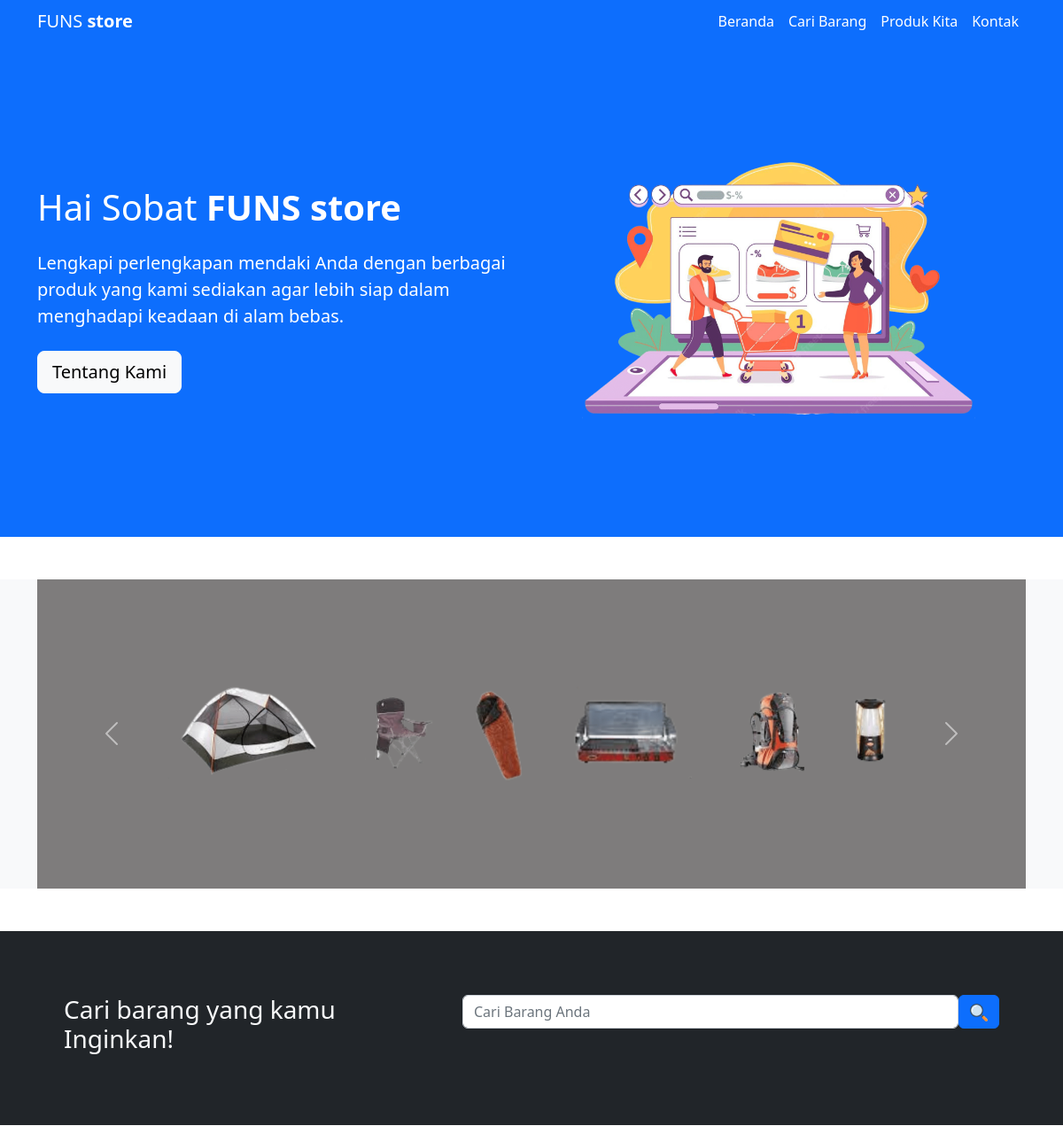
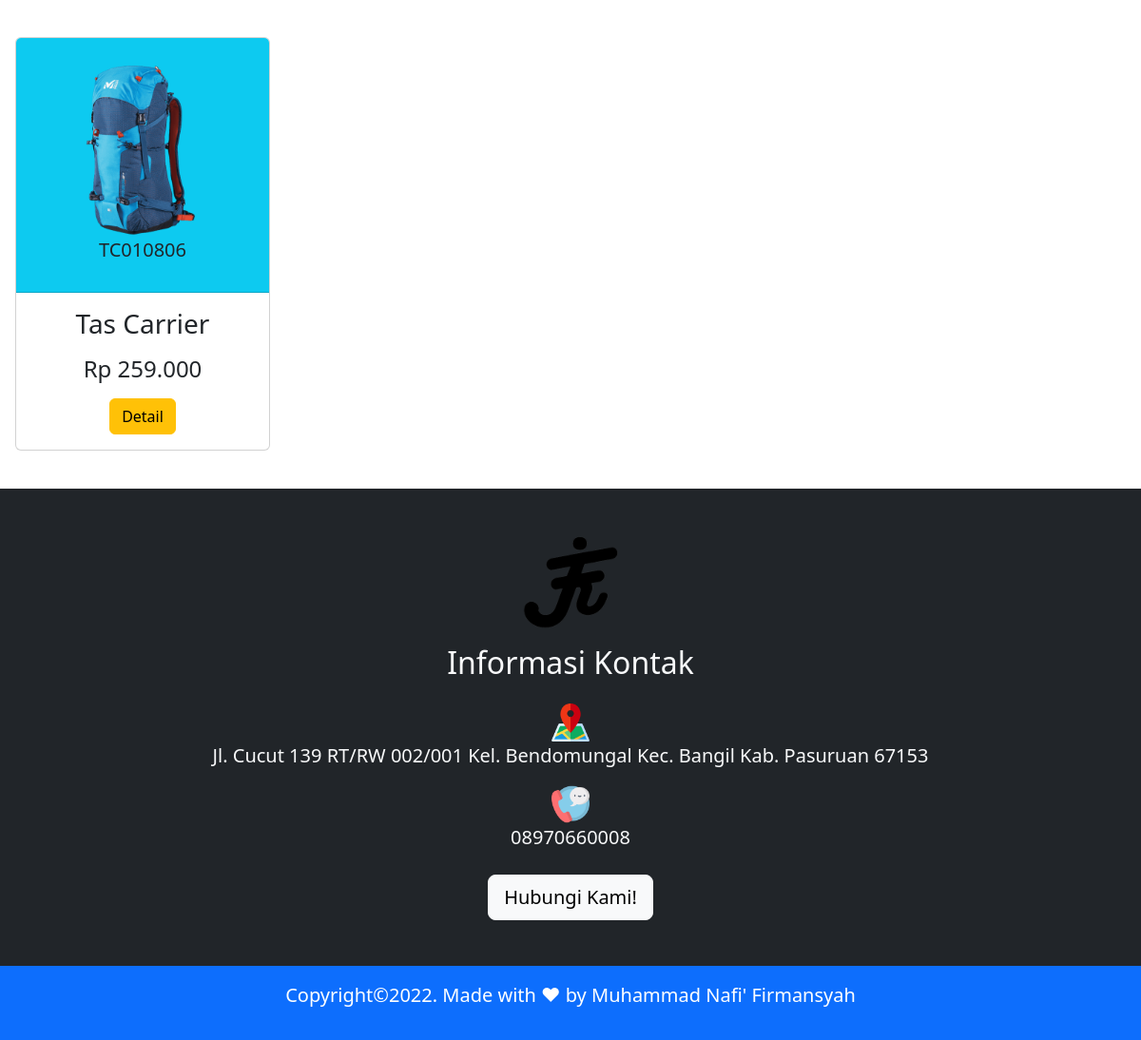
Page /beranda.php?kata_cari=Rp 259.000 on the committed database (2 pictures, top to bottom).
### tables this page shows
CREATE TABLE `produk` (
  `kode_barang` varchar(8) NOT NULL,
  `nama_barang` varchar(32) NOT NULL,
  `harga` varchar(10) NOT NULL,
  `lokasi` varchar(32) NOT NULL
);

### beranda.php (the view, shortened to what this page needs)
<!Doctype html>
<html lang="en">
  <head>
    <link rel="stylesheet" href="css/bootstrap.min.css">
  </head>
  <body>
  <nav class="navbar navbar-expand-lg bg-primary navbar-dark py-1 fixed-top">
  <div class="container">
    <a class="navbar-brand" href="beranda.php">FUNS <b>store</b></a>
    <div class="collapse navbar-collapse" id="navbarSupportedContent">
      <ul class="navbar-nav ms-auto">
        <li class="nav-item">
          <a class="nav-link active" aria-current="page" href="#beranda">Beranda</a>
        </li>
        <li class="nav-item">
          <a class="nav-link active" aria-current="page" href="#cari-barang">Cari Barang</a>
        </li>
        <li class="nav-item">
          <a class="nav-link active" aria-current="page" href="#produk">Produk Kita</a>
        </li>
        <li class="nav-item">
          <a class="nav-link active" aria-current="page" href="#kontak">Kontak</a>
        </li>
      </ul>
    </div>
  </div>
</nav>
    <section id="beranda" class="bg-primary text-white p-5 p-lg-0 pt-lg-5 text-center text-sm-start">
        <div class="container">
            <div class="d-sm-flex align-items-center justify-content-between">
                <div>
                    <h1>
                        Hai Sobat <b>FUNS store</b>
                    </h1>
                    <p class="lead my-4">
                        Lengkapi perlengkapan mendaki Anda dengan berbagai produk yang kami sediakan agar lebih siap dalam menghadapi keadaan di alam bebas.
                    </p>
                    <a class="btn btn-light btn-lg" href="tentang-saya.html">
                        Tentang Kami
                    </a>
                </div>
                <img src="gambar/toko-vector.png" class="img-fluid w-50 d-none d-sm-block">
            </div>
        </div>
    </section>
    <section class="bg-light">
        <div class="container">
            <div id="carouselExampleControls" class="carousel slide mt-5 mb-5" data-bs-ride="carousel">
                    <div class="carousel-inner">
                        <div class="carousel-item active">
                        <img src="gambar/1.png" class=" d-block w-100" alt="...">
                        </div>
                    </div>
                    <button class="carousel-control-prev" type="button" data-bs-target="#carouselExampleControls" data-bs-slide="prev">
                        <span class="carousel-control-prev-icon" aria-hidden="true"></span>
                    </button>
                    <button class="carousel-control-next" type="button" data-bs-target="#carouselExampleControls" data-bs-slide="next">
                        <span class="carousel-control-next-icon" aria-hidden="true"></span>
                    </button>
                </div>
            </div>
    </section>
<section id="cari-barang" class="bg-dark text-light p-5">
    <div class="container p-4">
        <div class="row">
            <div class="col-md-5">
                <h3>Cari barang yang kamu Inginkan!</h3>
            </div>
            <div class="col-md-7">
                <form class="d-flex ms-auto my-4 my-lg-0" method="GET" action="beranda.php" role="search">
                    <input type="text" name="kata_cari" value="<?php if (isset($_SET['kata_cari'])) {echo $_GET['kata_cari'];} ?>" class="form-control" placeholder="Cari Barang Anda" type="search" aria-label="Search">
                    <button class="btn btn-primary" type="submit"><img src="icon/search.png" alt="Search" width="20" height="20"></button>
                </form>
            </div>
        </div>
    </div>
</section>
<div class="row mx-0">
                <?php
                include ('koneksi.php');
                if (isset($_GET['kata_cari']))
                {
                    $kata_cari = $_GET['kata_cari'];
                    $query = "SELECT * FROM produk WHERE harga like '%".$kata_cari."%' OR kode_barang like '%".$kata_cari."%' OR nama_barang like '%".$kata_cari."%' ";
                }
                else
                {
                    $query = "SELECT * FROM produk";
                }
                $result = mysqli_query($koneksi, $query);
                while ($row = mysqli_fetch_assoc($result))
                    {
                ?>
    <section id="produk"class="p-3 mb-4 mt-4 col-lg-3 col-sm-12">
        <div class="container-fluid">
            <div class="row align-items-start">
                    <div class="card text-center px-0">
                        <div class="card-header bg-info display-4 pt-4">
                            <img src="./gambar/<?= $row['lokasi']; ?>.png" width="80%">
                            <h5 class="card-text mb-4 text-dark"><?= $row['kode_barang']; ?></h5>
                        </div>
                        <div class="card-body">
                            <h3 class="card-title mb-3 text-dark"><?= $row['nama_barang']; ?></h3>
                            <h4 class="card-title mb-3 text-dark"><?= $row['harga']; ?></h4>
                            <a href="<?= $row['lokasi']; ?>.html" class="btn btn-warning">Detail</a>
                        </div>
                    </div>
    </section>
<?php
    }
?>
</div>
<section id="kontak" class="p-5 bg-dark text-light">
    <div class="container">
        <div class="row">
            <div class="col-md text-center">
                <img src="gambar/logo-funs.png" width="100">
                <h2 class="text-center mb-4 mt-3">Informasi Kontak</h2>
                <ul class="list-group list-group-flush lead">
                    <li class="list-group item">
                        <span class="fw-bold"><img src="icon/map.png" alt="Location" width="40" height="40"></span>Jl. Cucut 139 RT/RW 002/001 Kel. Bendomungal Kec. Bangil Kab. Pasuruan 67153
                    </li>
                    <li class="list-group item mt-3">
                        <span class="fw-bold"><img src="icon/phone.png" alt="Contact" width="40" height="40"></span>08970660008
                    </li>
                </ul>
                <a class="btn btn-light btn-lg mt-4" href="kontak-saya.html">Hubungi Kami!</a>
            </div>
        </div>
    </div>
</section>
<footer class="p-3 bg-primary text-white text-center position-relative">
    <div class="container">
        <p class="lead">
            Copyright&copy;2022. Made with &hearts; by Muhammad Nafi' Firmansyah
        </p>
    </div>
</footer>
  </body>
</html>

### rows in the picture
produk: lokasi (picture), kode_barang "TC010806", nama_barang "Tas Carrier", harga "Rp 259.000"
